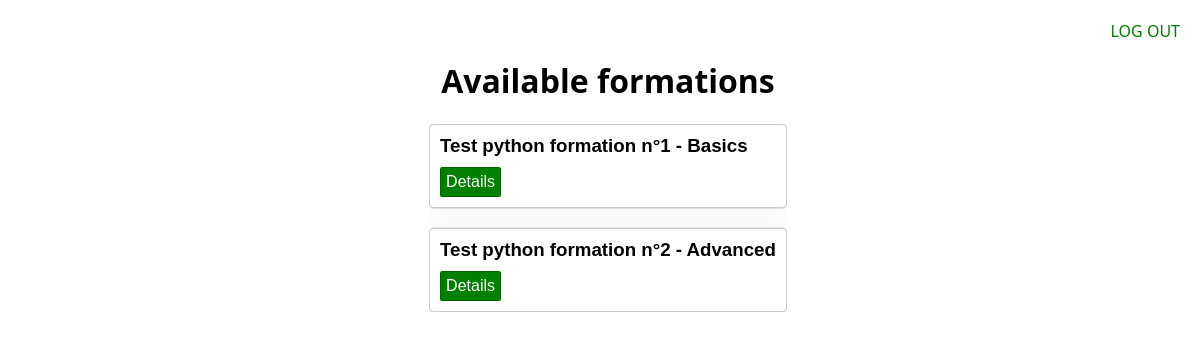
/formations/list/ (signed in), run on the app's committed database.
### formationsApp/models.py (models this page shows)
class Formations(models.Model):
    trainer = models.ForeignKey(User, on_delete=models.PROTECT)
    title = models.CharField(max_length=100)
    description = models.CharField(max_length=500)

### formationsApp/views.py (the view)
# urls.py: path('list/', views.FormationListView.as_view(), name="list"), # Used to render HTML
@method_decorator(login_required, name="dispatch")
class FormationListView(ListView):
    template_name = "formationsApp/list.html"
    model = Formations
    context_object_name = "formations_list"
    user = None
    def setup(self, request, *args, **kwargs):
        self.user = request.user
        super().setup(request, *args, **kwargs)
    def get_context_data(self, **kwargs):
        context = super().get_context_data(**kwargs)
        context["isTrainer"] = isTrainer(self.user)
        return context

### formationsApp/views.py (called while the page is built)
def isTrainer(user):
    return "Trainers" in user.groups.values_list('name', flat = True)

### formationsApp/templates/formationsApp/list.html (shortened to what this page needs)
{% load static %}
<html>
    <link rel="stylesheet" href="{% static 'formationsApp/main.css' %}">
    <body>
        <h1>Available formations</h1>
        <div class="formation_list">
            {% for formation in formations_list %}
            <div class="formation_box">
                <h3 class="box_title">
                    {{ formation.title }}
                </h3>
                <div class="formation_action">
                    <a href="{% url 'formationsApp:details' formation.id %}" class="action details">Details</a>
                </div>
            </div>
            {% endfor %}
        </div>
        <div class="logout"><a href="{% url 'formationsApp:doLogout' %}">LOG OUT</a></div>
    </body>
</html>

### formationsApp/static/formationsApp/main.css (style rules this page uses)
body { display: flex; flex-direction: column; align-items: center; width: 100vw; padding-top: 30px; }
h1 { font-family: 'Segoe UI', Tahoma, Geneva, Verdana, sans-serif; }
.formation_list { display: flex; flex-direction: column; gap: 20px; max-height: 80vh; overflow: scroll; }
.formation_box { display: flex; flex-direction: column; padding: 10px; border: 1px solid rgba(0, 0, 0, 0.2); border-radius: 5px; box-shadow: rgba(0, 0, 0, 0.05) 0px 6px 24px 0px, rgba(0, 0, 0, 0.08) 0px 0px 0px 1px; }
.box_title { margin: 0; margin-bottom: 10px; font-family: Impact, Haettenschweiler, 'Arial Narrow Bold', sans-serif; }
.formation_action { display: flex; gap: 15px; }
.action { text-decoration: none; border: 1px solid rgba(0, 0, 0, 0.2); padding: 5px; font-family: Impact, Haettenschweiler, 'Arial Narrow Bold', sans-serif; border-radius: 2px; transition: 0.2s ease; }
.details { background-color: green; color: white; }
.logout { position: absolute; top: 20px; right: 20px; }
.logout > a { color: green; text-decoration: none; font-family: 'Segoe UI', Tahoma, Geneva, Verdana, sans-serif; }

### data on the page
Formations: title "Test python formation n°1 - Basics"
Formations: title "Test python formation n°2 - Advanced"
